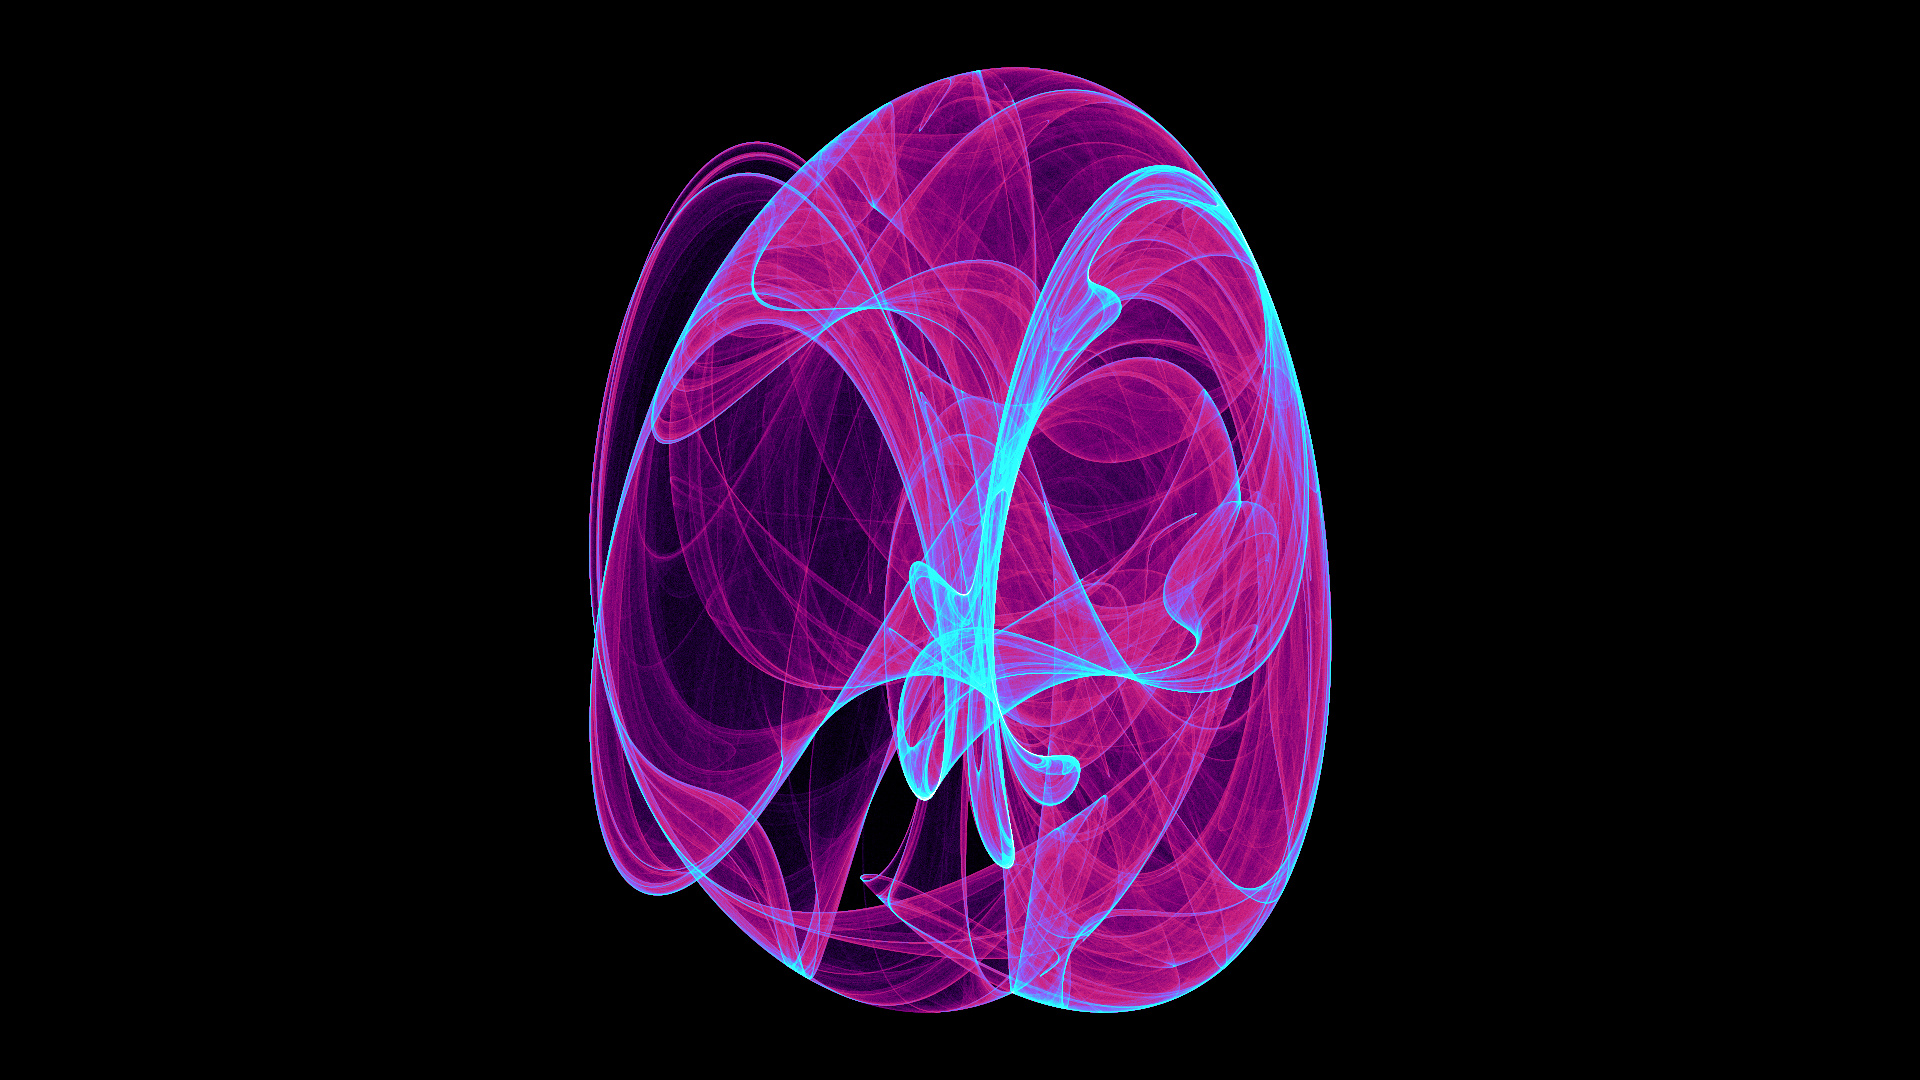

Reproduce this figure in Python.
# -----------------------------------------------------------------------------
# Clifford Strange Attractor
#
# I use this script to integrate and render a 2D Clifford strange attractor.
# By tracking millions of iterations across a dense Monte Carlo sample and
# accumulating visits into a 2D histogram, the folded manifold emerges
# naturally from chaotic orbit density.
# -----------------------------------------------------------------------------

import matplotlib.colors as mcolors
import matplotlib.pyplot as plt
import numpy as np

# -----------------------------------------------------------------------------
# Parameters and Output Settings
# -----------------------------------------------------------------------------

# I target a standard 1080p canvas with a 16:9 aspect ratio.
WIDTH, HEIGHT = 1920, 1080
DPI = 100
OUTPUT_FILENAME = "clifford-attractor.jpg"
JPEG_QUALITY = 95

# I chose this parameter set because it produces an asymmetrical, tightly
# folded ribbon with both delicate outer filaments and dense interior loops.
A, B, C, D = 1.4, 1.7, 1.2, 1.8

# Monte Carlo integration parameters:
# I sample 3 million starting positions and iterate them simultaneously.
# The burn-in period lets trajectories converge onto the attractor manifold
# before I begin recording coordinates.
NUM_POINTS = 3_000_000
ITERATIONS = 60
BURN_IN = 25

# Color and exposure shaping:
# I tune color distribution and brightness separately. A slightly lower color
# gamma pushes cooler teal and cyan tones farther into mid-density regions,
# while a higher brightness gamma maintains contrast across the brightest cores.
COLOR_GAMMA = 0.90
BRIGHTNESS_GAMMA = 1.50
EXPOSURE = 2.30

# I mix in a small square-root density term to keep faint outer filaments
# visible without flattening the dense core structures.
FAINT_DETAIL_STRENGTH = 0.01


# -----------------------------------------------------------------------------
# Dynamics and Orbit Integration
# -----------------------------------------------------------------------------

def clifford_attractor(
    a,
    b,
    c,
    d,
    num_points=NUM_POINTS,
    iterations=ITERATIONS,
):
    """
    I integrate multiple chaotic orbits in parallel using NumPy.
    Discarding initial iterations ensures the collected points belong to
    the attractor manifold rather than transient starting states.
    """
    print(f"Integrating Clifford orbit for a={a}, b={b}, c={c}, d={d}...")

    # I initialize uniformly across the bounding box [-2, 2].
    x = np.random.uniform(-2.0, 2.0, num_points).astype(np.float32)
    y = np.random.uniform(-2.0, 2.0, num_points).astype(np.float32)

    history_x = []
    history_y = []

    for i in range(iterations):
        # Coupled sinusoidal recurrence relation defining the Clifford map.
        x_new = np.sin(a * y) + c * np.cos(a * x)
        y_new = np.sin(b * x) + d * np.cos(b * y)

        x, y = x_new, y_new

        # I only record coordinates once the trajectory has settled.
        if i >= BURN_IN:
            history_x.append(x)
            history_y.append(y)

    return np.concatenate(history_x), np.concatenate(history_y)


# -----------------------------------------------------------------------------
# Colormap
# -----------------------------------------------------------------------------

def create_colormap():
    """
    I designed this palette to mirror an astrophysical emission spectrum:
    starting in deep midnight violet, advancing through ultraviolet and magenta,
    and peaking in ionized cyan, acid lime, and incandescent core gold.
    """
    colors = [
        (0.00, "#000000"),  # Void
        (0.06, "#080018"),  # Midnight violet
        (0.14, "#16003d"),  # Deep indigo
        (0.24, "#350078"),  # Ultraviolet
        (0.34, "#7200b8"),  # Electric purple
        (0.44, "#cf00c8"),  # Psychedelic magenta
        (0.53, "#ff2a9d"),  # Hot pink
        (0.61, "#8b5cff"),  # Electric lavender
        (0.68, "#26bfff"),  # Electric blue
        (0.77, "#20ead5"),  # Neon cyan
        (0.86, "#55ffbd"),  # Aqua / mint
        (0.93, "#d8ff78"),  # Acid lime
        (0.98, "#ffe56b"),  # Solar gold
        (1.00, "#fff8e7"),  # Incandescent core
    ]

    return mcolors.LinearSegmentedColormap.from_list(
        "psychedelic_ultraviolet",
        colors,
        N=1024,
    )


# -----------------------------------------------------------------------------
# Main Render Pipeline
# -----------------------------------------------------------------------------

if __name__ == "__main__":
    x, y = clifford_attractor(A, B, C, D)

    # I match histogram bounds to the 16:9 canvas aspect ratio so the
    # geometry fills the frame without non-uniform stretching.
    aspect_ratio = WIDTH / HEIGHT
    y_lim = 3.2
    x_lim = y_lim * aspect_ratio

    hist, _, _ = np.histogram2d(
        y,
        x,
        bins=[HEIGHT, WIDTH],
        range=[
            [-y_lim, y_lim],
            [-x_lim, x_lim],
        ],
    )

    # Point counts span multiple orders of magnitude. I apply log1p
    # compression to reveal faint filament paths alongside dense ridges.
    density = np.log1p(hist.astype(np.float32))
    density /= density.max() + 1e-8

    # I decouple color density from luminance so I can distribute palette
    # hues across the midtones without overexposing the image.
    color_density = np.power(density, COLOR_GAMMA)
    brightness = np.power(density, BRIGHTNESS_GAMMA)

    # Blend faint filament visibility.
    faint_detail = np.sqrt(density)
    brightness = (
        FAINT_DETAIL_STRENGTH * faint_detail
        + (1.0 - FAINT_DETAIL_STRENGTH) * brightness
    )

    # Map colors and modulate by luminance.
    cm = create_colormap()
    rgb = cm(color_density)[..., :3].astype(np.float32)
    rgb *= brightness[..., None]
    rgb *= EXPOSURE
    rgb = np.clip(rgb, 0.0, 1.0)

    # Render directly to a borderless Matplotlib canvas.
    fig = plt.figure(
        figsize=(WIDTH / DPI, HEIGHT / DPI),
        dpi=DPI,
        facecolor="black",
    )

    ax = fig.add_axes([0, 0, 1, 1], frameon=False)
    ax.axis("off")

    ax.imshow(
        rgb,
        origin="lower",
        aspect="auto",
        interpolation="bicubic",
    )

    # Export to high-quality JPEG with 4:4:4 chroma subsampling.
    plt.savefig(
        OUTPUT_FILENAME,
        format="jpg",
        dpi=DPI,
        facecolor="black",
        edgecolor="none",
        pad_inches=0.0,
        pil_kwargs={
            "quality": JPEG_QUALITY,
            "subsampling": 0,
        },
    )

    plt.close()

    print(f"Render exported successfully -> {OUTPUT_FILENAME} ({WIDTH}x{HEIGHT})")
